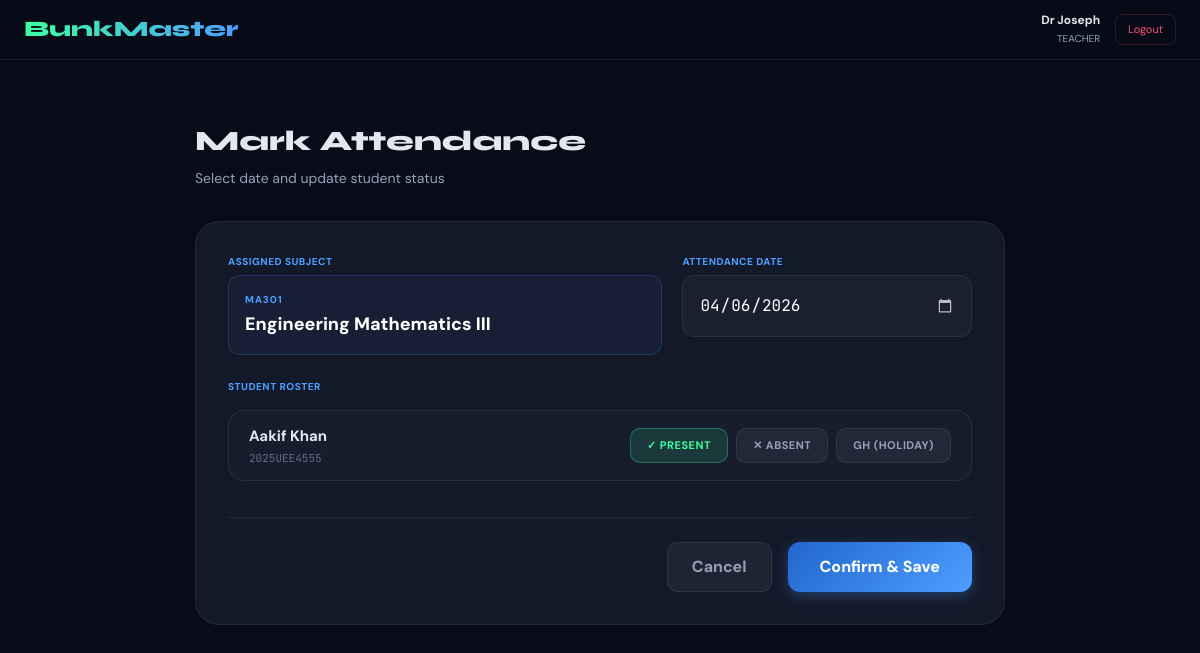
The app's page /teacher/mark (signed in) with its own data.
### app.py (models this page shows)
class Teacher(db.Model):
    id = db.Column(db.Integer, primary_key=True)
    empid = db.Column(db.String(20), unique=True, nullable=False)
    name = db.Column(db.String(100), nullable=False)
    password = db.Column(db.String(100), nullable=False)
    dept = db.Column(db.String(100), default="Computer Science")
    subject_code = db.Column(db.String(20), nullable=False)

class Student(db.Model):
    id = db.Column(db.Integer, primary_key=True)
    rollno = db.Column(db.String(20), unique=True, nullable=False)
    name = db.Column(db.String(100), nullable=False)
    email = db.Column(db.String(120), unique=True, nullable=True)
    password = db.Column(db.String(100), nullable=False)
    course = db.Column(db.String(100), default="B.Tech CSE")
    year = db.Column(db.String(10), default="3rd")
    dept = db.Column(db.String(100), default="Computer Science")

### app.py (the view, shortened to what this page needs)
@app.route("/teacher/mark", methods=["GET", "POST"])
def teacher_mark():
    if session.get("role") != "teacher": return redirect(url_for("index"))
    teacher = Teacher.query.filter_by(empid=session["user"]).first()
    students = Student.query.all()
    return render_template("teacher_mark.html", subject=SUBJECTS_META.get(teacher.subject_code), students=students, today=date.today().isoformat())

### templates/teacher_mark.html (shortened to what this page needs)
{% extends "base.html" %}
{% block content %}
<div class="page" style="max-width:850px; margin: 0 auto; padding: 40px 20px;">
  <div style="margin-bottom:32px; display: flex; justify-content: space-between; align-items: flex-end;">
    <div>
      <h1 style="font-family:'Syne',sans-serif;font-weight:800;font-size:28px;margin-bottom:6px;">Mark Attendance</h1>
      <p style="font-size:14px;color:var(--subtext);">Select date and update student status</p>
    </div>
  </div>
  <div class="stat-tile" style="padding:32px; text-align: left; border-radius: 24px; border: 1px solid var(--border);">
    <form method="POST" action="/teacher/mark" style="display:flex;flex-direction:column;gap:24px;">
      <div style="display:grid;grid-template-columns: 1.2fr 0.8fr;gap:20px;">
        <div>
          <label class="field-label">Assigned Subject</label>
          <div class="subject-badge-container">
            <span style="font-size: 10px; color: var(--blue); font-weight: 800; text-transform: uppercase; letter-spacing: 1px;">{{ subject.code }}</span>
            <span style="font-size: 18px; font-weight: 800; color: white;">{{ subject.name }}</span>
          </div>
        </div>
        <div>
          <label class="field-label" for="date">Attendance Date</label>
          <input id="date" name="date" type="date" class="field" value="{{ today }}"
                 style="background-color: rgba(255,255,255,0.03); color: white; border: 1px solid var(--border); height: 62px; font-family: 'JetBrains Mono', monospace; padding: 0 16px;" required>
        </div>
      </div>
      <div>
        <label class="field-label" style="margin-bottom:16px;display:block;">Student Roster</label>
        <div style="display:flex;flex-direction:column;gap:12px;">
          {% for st in students %}
          <div style="display:flex;align-items:center;justify-content:space-between;
                      background:rgba(255,255,255,.02); border:1px solid var(--border);
                      border-radius:16px; padding:14px 20px;">
            <div>
              <p style="font-weight:700;font-size:15px;color:var(--text); margin:0;">{{ st.name }}</p>
              <p style="font-size:11px;color:var(--subtext);font-family:'JetBrains Mono',monospace; margin-top:2px; opacity: 0.6;">{{ st.rollno }}</p>
            </div>
            <div style="display:flex;gap:8px;" x-data="{ status: 'present' }">
              <button type="button" class="status-btn"
                      @click="status = 'present'"
                      :style="status === 'present' ? 'background:rgba(61,255,160,.12);color:#3dffa0;border-color:rgba(61,255,160,.3);' : ''">
                ✓ Present
              </button>
              <button type="button" class="status-btn"
                      @click="status = 'absent'"
                      :style="status === 'absent' ? 'background:rgba(255,77,109,.12);color:#ff4d6d;border-color:rgba(255,77,109,.3);' : ''">
                ✕ Absent
              </button>
              <button type="button" class="status-btn"
                      @click="status = 'holiday'"
                      :style="status === 'holiday' ? 'background:rgba(255,255,255,.1);color:#fff;border-color:rgba(255,255,255,.4);' : ''">
                GH (Holiday)
              </button>
            </div>
          </div>
          {% endfor %}
        </div>
      </div>
      <div style="display:flex;gap:16px;justify-content:flex-end;margin-top:12px;border-top:1px solid var(--border);padding-top:24px;">
        <a href="/teacher" style="text-decoration:none;">
          <button type="button" class="btn-ghost" style="padding: 12px 24px; font-weight: 700;">Cancel</button>
        </a>
        <button type="submit" class="btn-blue" style="padding: 12px 32px; font-weight: 800; box-shadow: 0 4px 14px rgba(77, 158, 255, 0.3);">
          Confirm & Save
        </button>
      </div>
    </form>
  </div>
</div>
{% endblock %}

### templates/base.html (shortened to what this page needs)
<!DOCTYPE html>
<html lang="en">
<head>
  <script src="https://cdn.tailwindcss.com"></script>
</head>
<body>
  {% if session.user %}
  <nav class="topnav">
    <a href="/" class="nav-logo">BunkMaster</a>
    <div style="display:flex; align-items:center; gap:15px;">
      <div style="text-align: right; line-height: 1.2;">
        <span style="display: block; font-size:12px; font-weight: 700; color: var(--text);">{{ session.name }}</span>
        <span style="font-size: 10px; color: var(--subtext); text-transform: uppercase;">{{ session.role }}</span>
      </div>
      <a href="/logout" style="font-size:11px; color:var(--red); text-decoration:none; border:1px solid rgba(255,77,109,0.2); padding:6px 12px; border-radius:8px;">Logout</a>
    </div>
  </nav>
  {% endif %}
  <div style="max-width: 900px; margin: 0 auto; padding: 20px 20px 0;">
  </div>
  {% block content %}{% endblock %}
</body>
</html>

### templates/base.html (style rules this page uses)
:root { --bg:#080b18; --surface:#0f1428; --card:#131929; --border:rgba(255,255,255,.07); --green:#3dffa0; --red:#ff4d6d; --blue:#4d9eff; --text:#e2e8f0; --subtext:#94a3b8; }
body { font-family:'DM Sans',sans-serif; background:var(--bg); color:var(--text); min-height:100vh; margin:0; -webkit-font-smoothing: antialiased; }
.page { max-width: 900px; margin: 0 auto; padding: 40px 20px; }
.stat-tile { background:var(--card); border:1px solid var(--border); border-radius:16px; padding:20px; transition:0.3s; }
.btn-blue { background:linear-gradient(135deg,#2266cc,var(--blue)); color:white; font-weight:700; border-radius:12px; padding:12px 24px; cursor:pointer; border:none; }
.btn-ghost { background:rgba(255,255,255,0.05); color:var(--subtext); font-weight:600; border:1px solid var(--border); border-radius:10px; padding:8px 16px; cursor:pointer; }
.field { width:100%; background:rgba(255,255,255,0.04); border:1px solid var(--border); border-radius:12px; color:white; padding:12px; outline:none; transition: border-color 0.2s; }
.field-label { font-size:10px; font-weight:800; text-transform:uppercase; color:var(--blue); margin-bottom:6px; display:block; letter-spacing:0.05em; }
.topnav { background:rgba(8,11,24,.8); backdrop-filter:blur(15px); border-bottom:1px solid var(--border); padding:0 24px; height:60px; display:flex; align-items:center; justify-content:space-between; position:sticky; top:0; z-index:50; }
.nav-logo { font-family:'Syne',sans-serif; font-weight:800; font-size:22px; background:linear-gradient(90deg,var(--green),var(--blue)); -webkit-background-clip:text; -webkit-text-fill-color:transparent; text-decoration:none; }

### templates/teacher_mark.html (style rules this page uses)
.subject-badge-container { background: rgba(77, 158, 255, 0.05); border: 1px solid rgba(77, 158, 255, 0.2); border-radius: 12px; padding: 16px; display: flex; flex-direction: column; gap: 4px; }
.status-btn { padding: 8px 16px; border-radius: 10px; font-size: 11px; font-weight: 700; background: rgba(255, 255, 255, .05); color: var(--subtext); border: 1px solid var(--border); cursor: pointer; transition: all .2s ease; text-transform: uppercase; letter-spacing: 0.5px; }

### records on screen
Teacher: name "Dr Joseph", code "MA301"
Student: name "Aakif Khan", rollno "2025UEE4555"

### other values on screen
{{ session.role }} "TEACHER"
{{ subject.name }} "Engineering Mathematics III"
